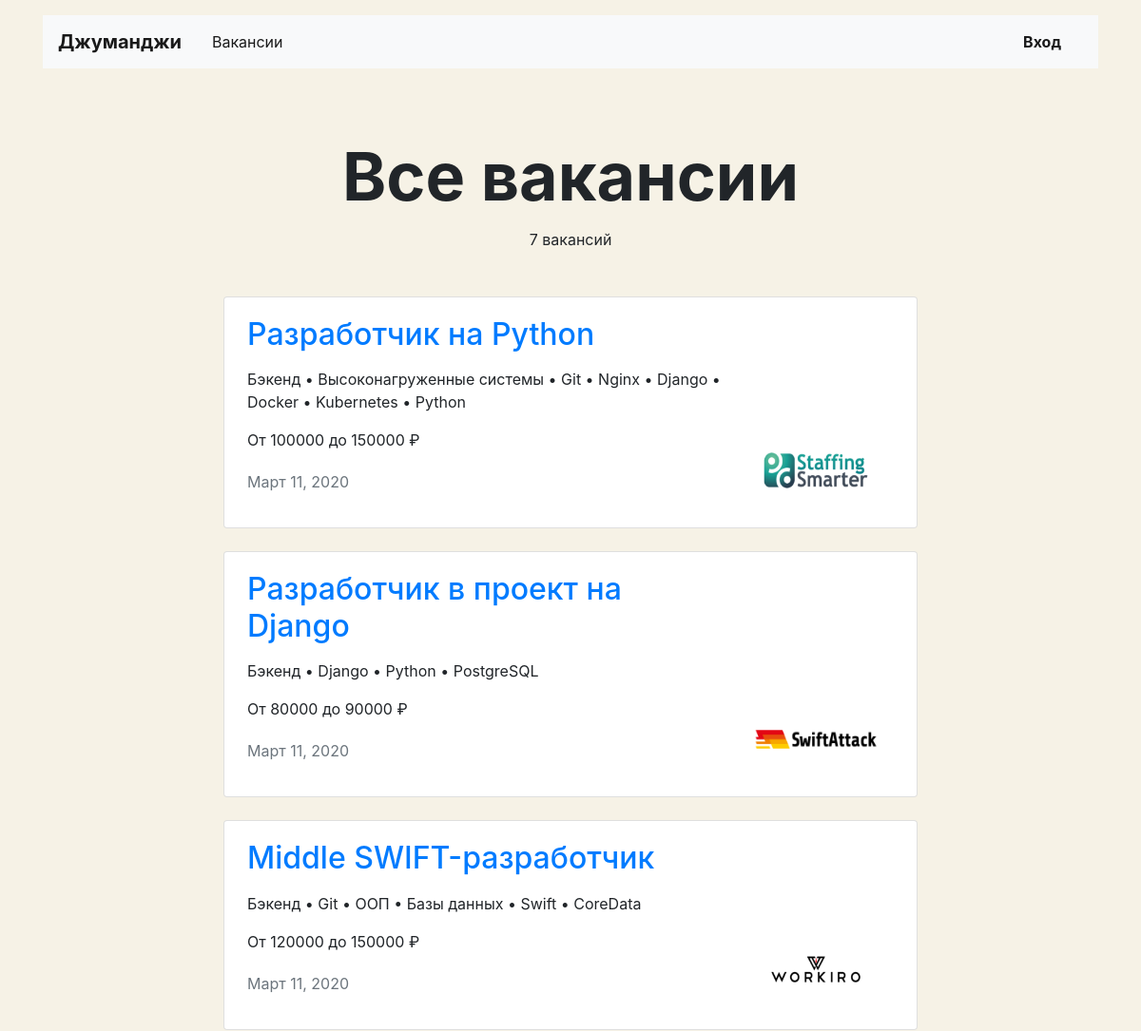
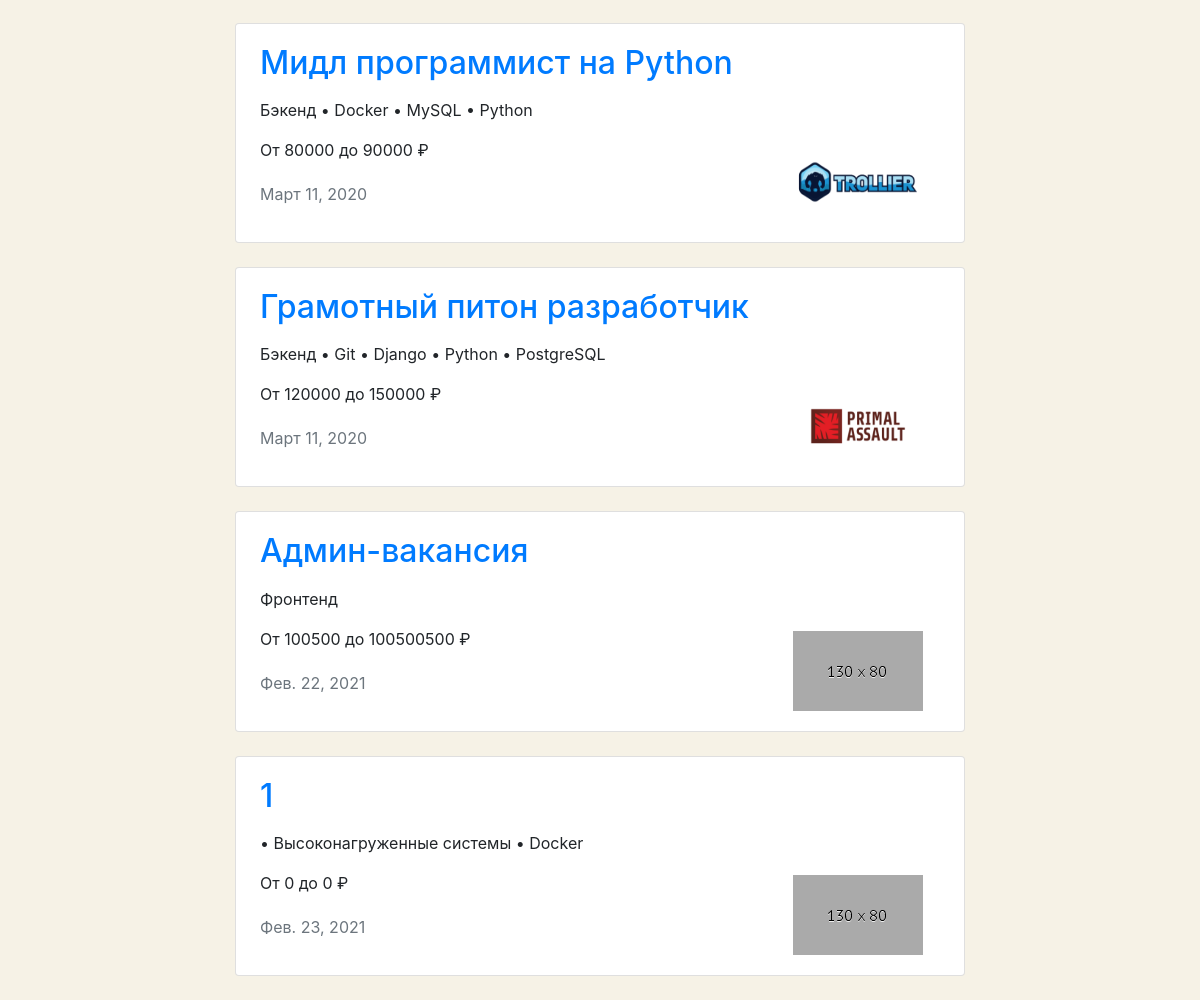
Page /vacancies/ on the committed database (2 pictures, top to bottom).
### vacancies/models.py (models this page shows, shortened)
class Vacancy(models.Model):
    title = models.CharField(max_length=100)
    specialty = models.ForeignKey(Specialty, null=True, blank=True, on_delete=models.SET_NULL, related_name='vacancies')
    company = models.ForeignKey(Company, on_delete=models.CASCADE, related_name='vacancies')
    skills = models.ManyToManyField(Skill, related_name='vacancies')
    description = models.TextField()
    salary_min = models.IntegerField(default=0)
    salary_max = models.IntegerField(default=0)
    published_at = models.DateField(default=date.today)

class Specialty(models.Model):
    code = models.CharField(max_length=20)
    title = models.CharField(max_length=20)
    picture = models.ImageField(upload_to=MEDIA_SPECIALTY_IMAGE_DIR)

class Skill(models.Model):
    name = models.CharField(max_length=30)

class Company(models.Model):
    name = models.CharField(max_length=100)
    owner = models.OneToOneField(get_user_model(), on_delete=models.CASCADE, related_name='company')
    location = models.CharField(max_length=30)
    logo = models.ImageField(upload_to=MEDIA_COMPANY_IMAGE_DIR, default='company_images/130x80.gif')
    description = models.TextField(default='', blank=True)
    employee_count = models.IntegerField(default=1)

### vacancies/views.py (the view)
# urls.py: path('vacancies/', VacanciesView.as_view(), name='vacancies'),
class VacanciesView(View):
    def get(self, request, category=None):
        vacancies = Vacancy.objects.prefetch_related('skills').select_related('company', 'specialty').all()
        category_name = None
        if category:
            vacancies = vacancies.filter(specialty__code=category)
            category_name = get_object_or_404(Specialty, code=category).title
        context = {
            'vacancies': vacancies,
            'category_name': category_name,
        }
        return render(request, 'vacancies.html', context=context)

### vacancies/templatetags/pluralize_ru.py (called while the page is built)
@register.filter()
def pluralize_ru(number: Union[int, str], arg: str = 'дурак, дурака, дураков'):
    nominative_singular, genitive_singular, genitive_plural = arg.split(', ')
    number = abs(int(number))
    if 10 <= number % 100 <= 20:
        return f'{number} {genitive_plural}'
    if number % 10 == 1:
        return f'{number} {nominative_singular}'
    if 2 <= number % 10 <= 4:
        return f'{number} {genitive_singular}'
    return f'{number} {genitive_plural}'

### templates/vacancies.html
{% extends 'base.html' %}
{% load pluralize_ru %}
{% block container %}
  <main class="container mt-3">
    <section>
      <h1 class="h1 text-center mx-auto mt-4 pt-5" style="font-size: 70px;">
        <strong>
          {% if category_name %} {{ category_name }} {% else %} Все вакансии {% endif %}
        </strong>
      </h1>
      <p class="text-center pt-1">{{ vacancies|length|pluralize_ru:"вакансия, вакансии, вакансий" }}</p>
      <div class="row mt-5">
        <div class="col-12 col-lg-8 offset-lg-2 m-auto">
          {% for vacancy in vacancies %}
            <div class="card mb-4">
              <div class="card-body px-4">
                <div class="row">
                  <div class="col-12 col-md-8 col-lg-9">
                    <h2 class="h2 pb-2"><a href="{% url 'vacancy' vacancy.id %}">{{ vacancy.title }}</a></h2>
                    <p>
                      {{ vacancy.specialty.title }}
                      {% for skill in vacancy.skills.all %}
                        • {{ skill.name }}
                      {% endfor %}
                    </p>
                    <p>От {{ vacancy.salary_min }} до {{ vacancy.salary_max }} ₽</p>
                    <p class="text-muted pt-1">{{ vacancy.published_at }}</p>
                  </div>
                  <div class="col-12 col-md-4 col-lg-3 d-flex align-items-end">
                    <a href="{% url 'company' vacancy.company.id %}"><img src="{{ vacancy.company.logo.url }}" width="130" height="80" alt=""></a>
                  </div>
                </div>
              </div>
            </div>
          {% endfor %}
        </div>
      </div>
    </section>
  </main>
{% endblock %}

### templates/base.html (style rules this page uses)
body { background-color: #F6F2E6; }

### rows in the picture
Vacancy: title "Разработчик на Python", specialty "Бэкенд", salary_min "100000", salary_max "150000", published_at "Март 11, 2020", company.logo (picture)
Skill: name "Высоконагруженные системы"
Skill: name "Git"
Skill: name "Nginx"
Skill: name "Django"
Skill: name "Docker"
Skill: name "Kubernetes"
Skill: name "Python"
Vacancy: title "Разработчик в проект на Django", specialty "Бэкенд", salary_min "80000", salary_max "90000", published_at "Март 11, 2020", company.logo (picture)
Skill: name "PostgreSQL"
Vacancy: title "Middle SWIFT-разработчик", specialty "Бэкенд", salary_min "120000", salary_max "150000", published_at "Март 11, 2020", company.logo (picture)
Skill: name "ООП"
Skill: name "Базы данных"
Skill: name "Swift"
Skill: name "CoreData"
Vacancy: title "Мидл программист на Python", specialty "Бэкенд", salary_min "80000", salary_max "90000", published_at "Март 11, 2020", company.logo (picture)
Skill: name "MySQL"
Vacancy: title "Грамотный питон разработчик", specialty "Бэкенд", salary_min "120000", salary_max "150000", published_at "Март 11, 2020", company.logo (picture)
Vacancy: title "Админ-вакансия", specialty "Фронтенд", salary_min "100500", salary_max "100500500", published_at "Фев. 22, 2021", company.logo (picture)
Vacancy: title "1", salary_min "0", salary_max "0", published_at "Фев. 23, 2021", company.logo (picture)
